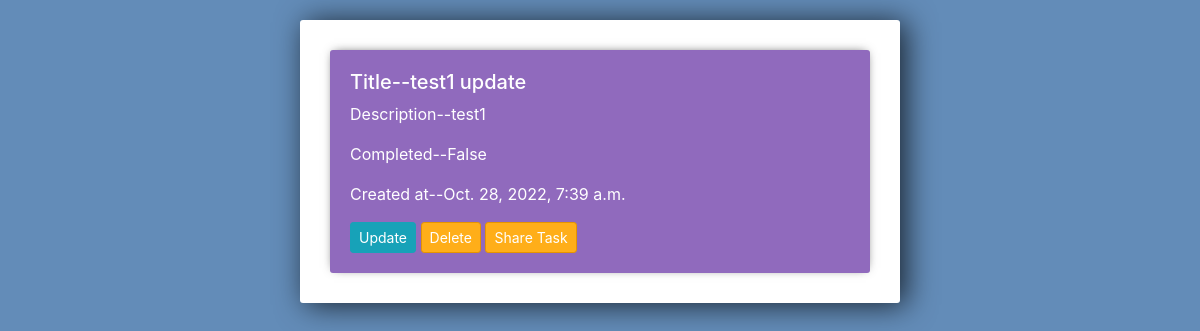
The app's page /all_task (signed in) with its own data.
### todoapp/models.py (models this page shows)
class Tasks(models.Model):
    task_user = models.ForeignKey(User,on_delete=models.CASCADE)
    title = models.CharField(max_length=100)
    description = models.CharField(max_length=500)
    is_completd = models.BooleanField(default=False)
    created_at = models.DateTimeField(auto_now_add=True)
    updated_at = models.DateTimeField(auto_now_add=True)
    def __str__(self):
        return self.title

### todoapp/views.py (the view)
# urls.py: path('all_task',views.task_list),
def task_list(request):
    print(request.user)
    tasks = Tasks.objects.filter(task_user=request.user.id)
    print(tasks)
    return render(request,'todoapp/tasks.html',{"tasks":tasks})

### todoapp/models.py (called while the page is built)
  def __str__(self):
      return self.email

### todoapp/templates/todoapp/tasks.html (shortened to what this page needs)
<link rel="stylesheet" href="https://stackpath.bootstrapcdn.com/bootstrap/4.3.1/css/bootstrap.min.css">
<div class="center-column">
	<div class="todo-list">
	{% for task in tasks %}
    <div class="item-row">
            <h5>Title--{{task.title}}</h5>
            <p>Description--{{task.description}}</p>
            <p<b>Completed--</b>{{task.is_completd}}</p>
            <p>Created at--{{task.created_at}}</p>
      <a class="btn btn-sm btn-info" href="{% url 'task-update' task.id %}">Update</a>
      <a class="btn btn-sm btn-danger" href="{% url 'task-delete' task.id %}">Delete</a>
      <a class="btn btn-sm btn-danger" href="{% url 'share-task' task.id %}">Share Task</a>
    </div>
	{% endfor %}
	</div>
</div>

### todoapp/templates/todoapp/tasks.html (style rules this page uses)
.center-column { width:600px; margin: 20px auto; padding:20px; background-color: #fff; border-radius: 3px; box-shadow: 6px 2px 30px 0px rgba(0,0,0,0.75); }
.item-row { background-color: #906abd; margin: 10px; padding: 20px; border-radius: 3px; color: #fff; font-size: 16px; box-shadow: 0px -1px 10px -4px rgba(0,0,0,0.75); }
.btn-danger { background-color: #ffae19; border-color: #e59400; }

### records on screen
Tasks: title "test1 update", description "test1", is_completd "False", created_at "Oct. 28, 2022, 7:39 a.m."
